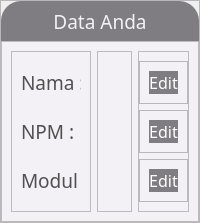
          <widget class="QFrame" name="frame_6">
           <property name="styleSheet">
            <string notr="true"/>
           </property>
           <property name="frameShape">
            <enum>QFrame::StyledPanel</enum>
           </property>
           <property name="frameShadow">
            <enum>QFrame::Raised</enum>
           </property>
           <layout class="QVBoxLayout" name="verticalLayout_3">
            <property name="spacing">
             <number>0</number>
            </property>
            <property name="leftMargin">
             <number>0</number>
            </property>
            <property name="topMargin">
             <number>0</number>
            </property>
            <property name="rightMargin">
             <number>0</number>
            </property>
            <property name="bottomMargin">
             <number>0</number>
            </property>
            <item>
             <widget class="QFrame" name="frame_26">
              <property name="maximumSize">
               <size>
                <width>16777215</width>
                <height>40</height>
               </size>
              </property>
              <property name="font">
               <font>
                <family>Tw Cen MT</family>
                <pointsize>14</pointsize>
               </font>
              </property>
              <property name="styleSheet">
               <string notr="true">QFrame#frame_26{
background-color:rgb(127, 124, 130);
border-top-left-radius:20px;
border-top-right-radius:20px;
}</string>
              </property>
              <property name="frameShape">
               <enum>QFrame::StyledPanel</enum>
              </property>
              <property name="frameShadow">
               <enum>QFrame::Raised</enum>
              </property>
              <layout class="QVBoxLayout" name="verticalLayout_17">
               <item>
                <widget class="QLabel" name="label_5">
                 <property name="font">
                  <font>
                   <family>Tw Cen MT</family>
                   <pointsize>14</pointsize>
                  </font>
                 </property>
                 <property name="styleSheet">
                  <string notr="true">QLabel#label_5{
background-color: none;
color: rgb(243, 241, 245);
}</string>
                 </property>
                 <property name="text">
                  <string>Data Anda</string>
                 </property>
                 <property name="alignment">
                  <set>Qt::AlignCenter</set>
                 </property>
                </widget>
               </item>
              </layout>
             </widget>
            </item>
            <item>
             <widget class="QFrame" name="frame_27">
              <property name="styleSheet">
               <string notr="true">QFrame#frame_27{
background-color:rgb(243, 241, 245);
}</string>
              </property>
              <property name="frameShape">
               <enum>QFrame::StyledPanel</enum>
              </property>
              <property name="frameShadow">
               <enum>QFrame::Raised</enum>
              </property>
              <layout class="QHBoxLayout" name="horizontalLayout_4">
               <item>
                <widget class="QFrame" name="frame_28">
                 <property name="maximumSize">
                  <size>
                   <width>80</width>
                   <height>16777215</height>
                  </size>
                 </property>
                 <property name="styleSheet">
                  <string notr="true">QFrame#frame_28{
background-color:rgb(243, 241, 245);
}</string>
                 </property>
                 <property name="frameShape">
                  <enum>QFrame::StyledPanel</enum>
                 </property>
                 <property name="frameShadow">
                  <enum>QFrame::Raised</enum>
                 </property>
                 <layout class="QVBoxLayout" name="verticalLayout_18">
                  <item>
                   <widget class="QLabel" name="label_10">
                    <property name="font">
                     <font>
                      <family>Tw Cen MT</family>
                      <pointsize>14</pointsize>
                     </font>
                    </property>
                    <property name="styleSheet">
                     <string notr="true">QLabel#label_10{
background-color:none;
color:rgb(80, 80, 80);
}</string>
                    </property>
                    <property name="text">
                     <string>Nama :</string>
                    </property>
                   </widget>
                  </item>
                  <item>
                   <widget class="QLabel" name="label_12">
                    <property name="font">
                     <font>
                      <family>Tw Cen MT</family>
                      <pointsize>14</pointsize>
                     </font>
                    </property>
                    <property name="styleSheet">
                     <string notr="true">QLabel#label_12{
background-color:none;
color:rgb(80, 80, 80);
}</string>
                    </property>
                    <property name="text">
                     <string>NPM :</string>
                    </property>
                   </widget>
                  </item>
                  <item>
                   <widget class="QLabel" name="label_13">
                    <property name="font">
                     <font>
                      <family>Tw Cen MT</family>
                      <pointsize>14</pointsize>
                     </font>
                    </property>
                    <property name="styleSheet">
                     <string notr="true">QLabel#label_13{
background-color:none;
color:rgb(80, 80, 80);
}</string>
                    </property>
                    <property name="text">
                     <string>Modul :</string>
                    </property>
                   </widget>
                  </item>
                 </layout>
                </widget>
               </item>
               <item>
                <widget class="QFrame" name="frame_29">
                 <property name="styleSheet">
                  <string notr="true">QFrame#frame_29{
background-color:rgb(243, 241, 245);
}</string>
                 </property>
                 <property name="frameShape">
                  <enum>QFrame::StyledPanel</enum>
                 </property>
                 <property name="frameShadow">
                  <enum>QFrame::Raised</enum>
                 </property>
                 <layout class="QVBoxLayout" name="verticalLayout_19">
                  <item>
                   <widget class="QLabel" name="label_14">
                    <property name="font">
                     <font>
                      <family>Tw Cen MT</family>
                      <pointsize>12</pointsize>
                     </font>
                    </property>
                    <property name="styleSheet">
                     <string notr="true">QLabel#label_14{
background-color:none;
color:rgb(80, 80, 80);
}</string>
                    </property>
                    <property name="text">
                     <string/>
                    </property>
                    <property name="wordWrap">
                     <bool>true</bool>
                    </property>
                   </widget>
                  </item>
                  <item>
                   <widget class="QLabel" name="label_15">
                    <property name="font">
                     <font>
                      <family>Tw Cen MT</family>
                      <pointsize>12</pointsize>
                     </font>
                    </property>
                    <property name="styleSheet">
                     <string notr="true">QLabel#label_15{
background-color:none;
color:rgb(80, 80, 80);
}</string>
                    </property>
                    <property name="text">
                     <string/>
                    </property>
                    <property name="wordWrap">
                     <bool>true</bool>
                    </property>
                   </widget>
                  </item>
                  <item>
                   <widget class="QLabel" name="label_16">
                    <property name="font">
                     <font>
                      <family>Tw Cen MT</family>
                      <pointsize>12</pointsize>
                     </font>
                    </property>
                    <property name="styleSheet">
                     <string notr="true">QLabel#label_16{
background-color:none;
color:rgb(80, 80, 80);
}</string>
                    </property>
                    <property name="text">
                     <string/>
                    </property>
                    <property name="wordWrap">
                     <bool>true</bool>
                    </property>
                   </widget>
                  </item>
                 </layout>
                </widget>
               </item>
               <item>
                <widget class="QFrame" name="frame_30">
                 <property name="maximumSize">
                  <size>
                   <width>80</width>
                   <height>16777215</height>
                  </size>
                 </property>
                 <property name="styleSheet">
                  <string notr="true">QFrame#frame_30{
background-color:rgb(243, 241, 245);
}</string>
                 </property>
                 <property name="frameShape">
                  <enum>QFrame::StyledPanel</enum>
                 </property>
                 <property name="frameShadow">
                  <enum>QFrame::Raised</enum>
                 </property>
                 <layout class="QVBoxLayout" name="verticalLayout_20">
                  <property name="leftMargin">
                   <number>0</number>
                  </property>
                  <property name="rightMargin">
                   <number>0</number>
                  </property>
                  <item>
                   <widget class="QFrame" name="frame_31">
                    <property name="styleSheet">
                     <string notr="true">QFrame#frame_31{
background-color:none;
color:rgb(80, 80, 80);
}</string>
                    </property>
                    <property name="frameShape">
                     <enum>QFrame::StyledPanel</enum>
                    </property>
                    <property name="frameShadow">
                     <enum>QFrame::Raised</enum>
                    </property>
                    <layout class="QVBoxLayout" name="verticalLayout_21">
                     <item>
                      <widget class="QPushButton" name="pushButton_4">
                       <property name="maximumSize">
                        <size>
                         <width>16777215</width>
                         <height>40</height>
                        </size>
                       </property>
                       <property name="font">
                        <font>
                         <family>Tw Cen MT</family>
                         <pointsize>12</pointsize>
                        </font>
                       </property>
                       <property name="styleSheet">
                        <string notr="true">QPushButton#pushButton_4{
background-color:rgb(127, 124, 130);
border-top-left-radius:15px;
border-bottom-left-radius:15px;
border-top-right-radius:15px;
border-bottom-right-radius:15px;
color:rgb(255, 255, 255);

}

QPushButton#pushButton_4:hover{
background-color:rgb(159, 159, 159);
}

QPushButton#pushButton_4:pressed{
padding-left:5px;
padding-top:5px;
}</string>
                       </property>
                       <property name="text">
                        <string>Edit</string>
                       </property>
                      </widget>
                     </item>
                    </layout>
                   </widget>
                  </item>
                  <item>
                   <widget class="QFrame" name="frame_32">
                    <property name="styleSheet">
                     <string notr="true">QFrame#frame_32{
background-color:none;
color:rgb(80, 80, 80);
}</string>
                    </property>
                    <property name="frameShape">
                     <enum>QFrame::StyledPanel</enum>
                    </property>
                    <property name="frameShadow">
                     <enum>QFrame::Raised</enum>
                    </property>
                    <layout class="QVBoxLayout" name="verticalLayout_22">
                     <item>
                      <widget class="QPushButton" name="pushButton_5">
                       <property name="maximumSize">
                        <size>
                         <width>16777215</width>
                         <height>40</height>
                        </size>
                       </property>
                       <property name="font">
                        <font>
                         <family>Tw Cen MT</family>
                         <pointsize>12</pointsize>
                        </font>
                       </property>
                       <property name="styleSheet">
                        <string notr="true">QPushButton#pushButton_5{
background-color:rgb(127, 124, 130);
border-top-left-radius:15px;
border-bottom-left-radius:15px;
border-top-right-radius:15px;
border-bottom-right-radius:15px;
color:rgb(255, 255, 255);

}

QPushButton#pushButton_5:hover{
background-color:rgb(159, 159, 159);
}

QPushButton#pushButton_5:pressed{
padding-left:5px;
padding-top:5px;
}</string>
                       </property>
                       <property name="text">
                        <string>Edit</string>
                       </property>
                      </widget>
                     </item>
                    </layout>
                   </widget>
                  </item>
                  <item>
                   <widget class="QFrame" name="frame_33">
                    <property name="styleSheet">
                     <string notr="true">QFrame#frame_33{
background-color:none;
color:rgb(80, 80, 80);
}</string>
                    </property>
                    <property name="frameShape">
                     <enum>QFrame::StyledPanel</enum>
                    </property>
                    <property name="frameShadow">
                     <enum>QFrame::Raised</enum>
                    </property>
                    <layout class="QVBoxLayout" name="verticalLayout_23">
                     <item>
                      <widget class="QPushButton" name="pushButton_6">
                       <property name="maximumSize">
                        <size>
                         <width>16777215</width>
                         <height>40</height>
                        </size>
                       </property>
                       <property name="font">
                        <font>
                         <family>Tw Cen MT</family>
                         <pointsize>12</pointsize>
                        </font>
                       </property>
                       <property name="styleSheet">
                        <string notr="true">QPushButton#pushButton_6{
background-color:rgb(127, 124, 130);
border-top-left-radius:15px;
border-bottom-left-radius:15px;
border-top-right-radius:15px;
border-bottom-right-radius:15px;
color:rgb(255, 255, 255);

}

QPushButton#pushButton_6:hover{
background-color:rgb(159, 159, 159);
}

QPushButton#pushButton_6:pressed{
padding-left:5px;
padding-top:5px;
}</string>
                       </property>
                       <property name="text">
                        <string>Edit</string>
                       </property>
                      </widget>
                     </item>
                    </layout>
                   </widget>
                  </item>
                 </layout>
                </widget>
               </item>
              </layout>
             </widget>
            </item>
            <item>
             <widget class="QFrame" name="frame_34">
              <property name="maximumSize">
               <size>
                <width>16777215</width>
                <height>30</height>
               </size>
              </property>
              <property name="styleSheet">
               <string notr="true">QFrame#frame_34{
background-color:rgb(127, 124, 130);
border-bottom-left-radius:20px;
border-bottom-right-radius:20px;
}</string>
              </property>
              <property name="frameShape">
               <enum>QFrame::StyledPanel</enum>
              </property>
              <property name="frameShadow">
               <enum>QFrame::Raised</enum>
              </property>
             </widget>
            </item>
           </layout>
          </widget>
